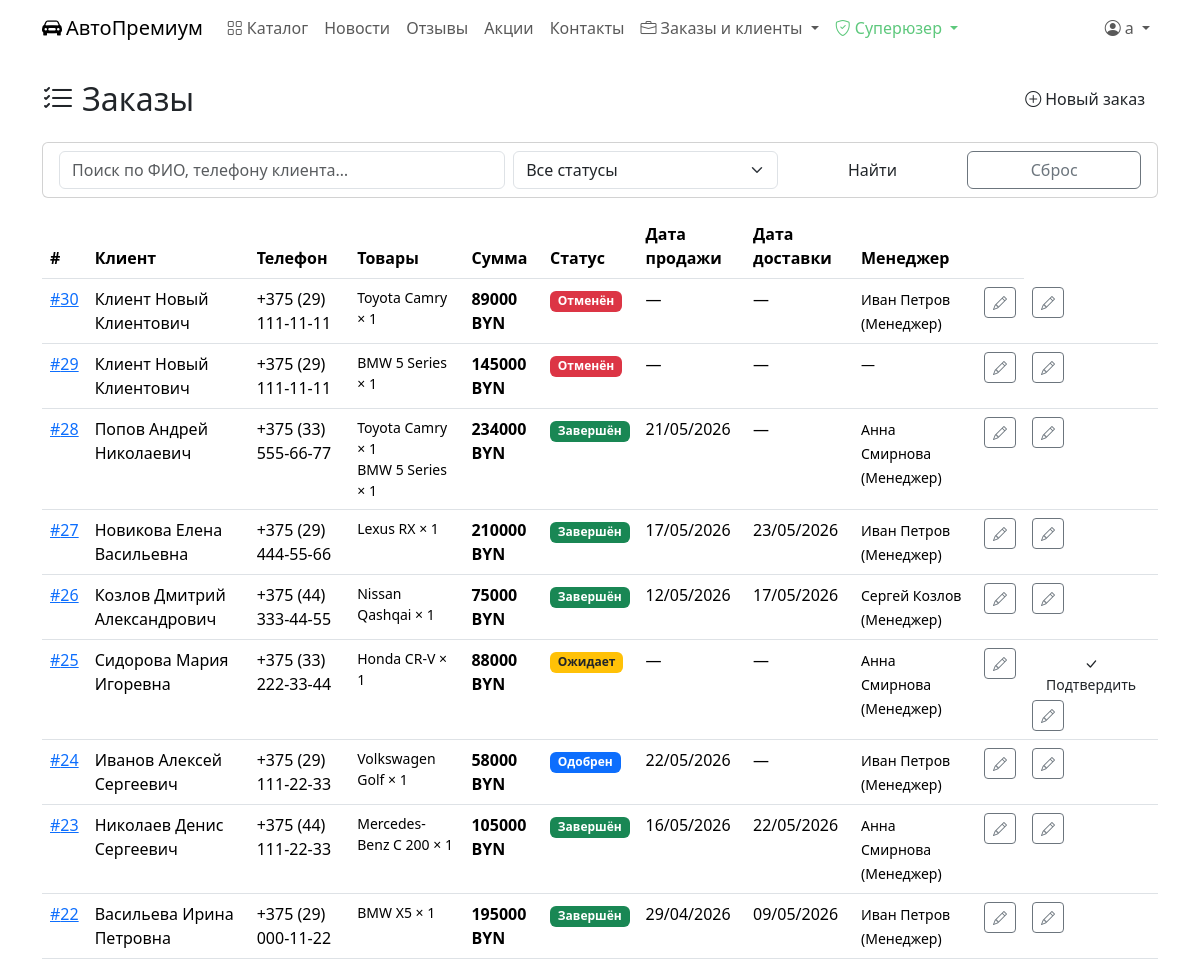
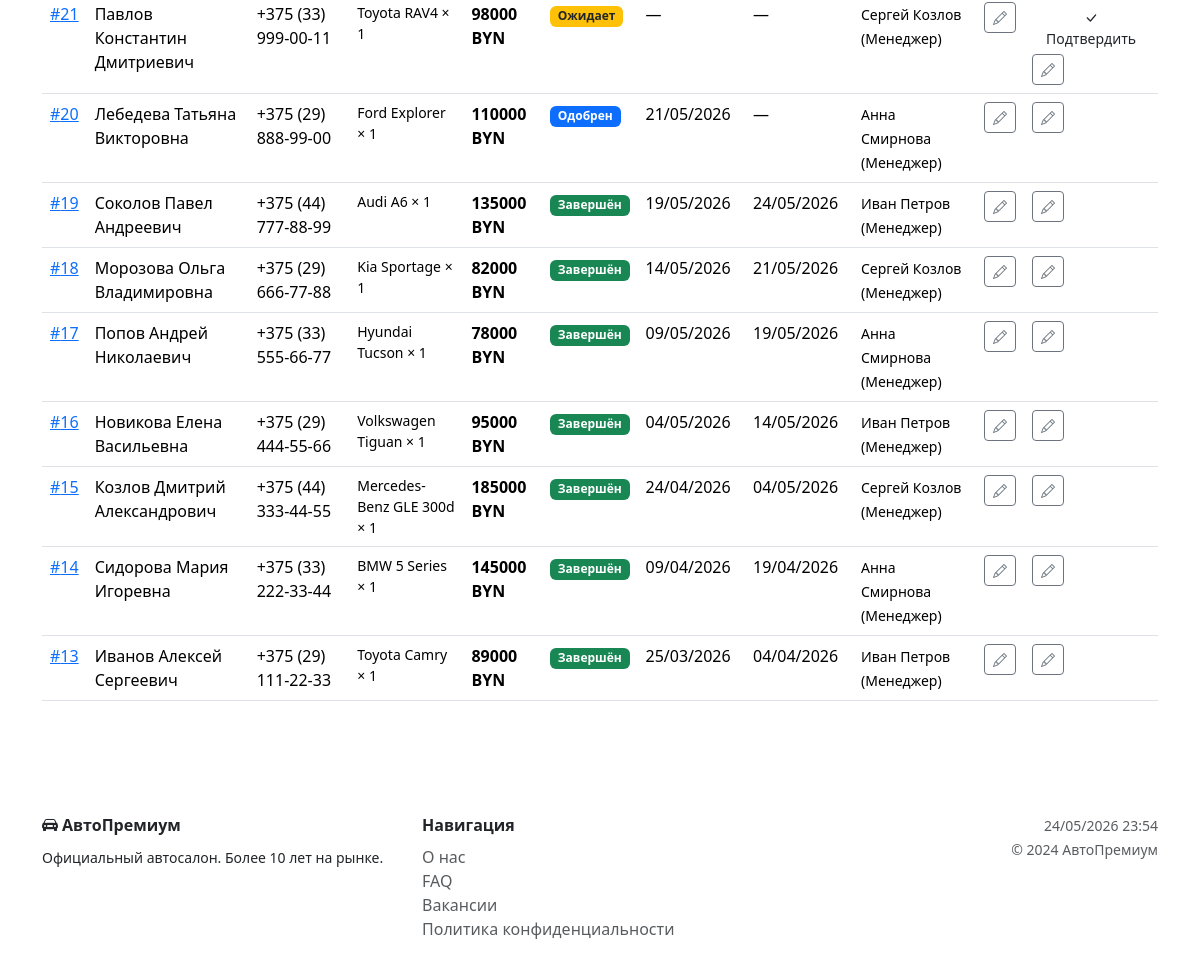
/orders/ (signed in), run on the app's committed database (2 pictures, top to bottom).
### catalog/models.py (models this page shows, shortened)
class Order(models.Model):
    STATUS_CHOICES = [
        ('pending', 'Ожидает'),
        ('approved', 'Одобрен'),
        ('completed', 'Завершён'),
        ('cancelled', 'Отменён'),
    ]
    client = models.ForeignKey(
        Client, on_delete=models.PROTECT,
        related_name='orders', verbose_name='Клиент'
    )
    employee = models.ForeignKey(
        Employee, on_delete=models.SET_NULL, null=True, blank=True,
        related_name='orders', verbose_name='Сотрудник'
    )
    status = models.CharField('Статус', max_length=15, choices=STATUS_CHOICES, default='pending')
    sale_date = models.DateField('Дата продажи', null=True, blank=True)
    delivery_date = models.DateField('Дата доставки', null=True, blank=True)
    total_amount = models.DecimalField(
        'Итоговая сумма (BYN)', max_digits=14, decimal_places=2, default=0
    )
    comment = models.TextField('Комментарий', blank=True)
    created_at = models.DateTimeField('Создан', auto_now_add=True)
    updated_at = models.DateTimeField('Изменён', auto_now=True)
    class Meta:
        verbose_name = 'Заказ'
        verbose_name_plural = 'Заказы'
        ordering = ['-created_at']

class Client(models.Model):
    user = models.OneToOneField(
        User, on_delete=models.CASCADE,
        related_name='client_profile', verbose_name='Пользователь'
    )
    last_name = models.CharField('Фамилия', max_length=100, blank=True)
    first_name = models.CharField('Имя', max_length=100, blank=True)
    patronymic = models.CharField('Отчество', max_length=100, blank=True)
    phone = models.CharField('Телефон', max_length=20, validators=[validate_phone])
    email = models.EmailField('Email')
    address = models.CharField('Адрес', max_length=255, blank=True)
    city = models.CharField('Город', max_length=100, blank=True)
    birth_date = models.DateField('Дата рождения', validators=[validate_adult])
    passport_series = models.CharField('Серия паспорта', max_length=10, blank=True)
    passport_number = models.CharField('Номер паспорта', max_length=20, blank=True)
    created_at = models.DateTimeField('Зарегистрирован', auto_now_add=True)
    class Meta:
        verbose_name = 'Клиент'
        verbose_name_plural = 'Клиенты'
        ordering = ['last_name', 'first_name']
    def full_name(self):
        parts = [self.last_name, self.first_name, self.patronymic]
        return ' '.join(p for p in parts if p) or self.user.get_full_name() or self.user.username

class OrderItem(models.Model):
    order = models.ForeignKey(
        Order, on_delete=models.CASCADE,
        related_name='items', verbose_name='Заказ'
    )
    car = models.ForeignKey(
        Car, on_delete=models.PROTECT,
        related_name='order_items', verbose_name='Автомобиль'
    )
    quantity = models.PositiveSmallIntegerField('Количество', default=1)
    unit_price = models.DecimalField(
        'Цена за единицу (BYN)', max_digits=12, decimal_places=2
    )
    class Meta:
        verbose_name = 'Позиция заказа'
        verbose_name_plural = 'Позиции заказа'

class Car(models.Model):
    TRANSMISSION_CHOICES = [
        ('MT', 'Механика'), ('AT', 'Автомат'),
        ('CVT', 'Вариатор'), ('DCT', 'Робот'),
    ]
    FUEL_CHOICES = [
        ('petrol', 'Бензин'), ('diesel', 'Дизель'),
        ('electric', 'Электро'), ('hybrid', 'Гибрид'),
    ]
    STATUS_CHOICES = [
        ('available', 'В наличии'),
        ('reserved', 'Зарезервирован'),
        ('sold', 'Продан'),
    ]
    vin = models.CharField('VIN', max_length=17, unique=True)
    name = models.CharField('Модель', max_length=200)
    manufacturer = models.ForeignKey(
        Manufacturer, on_delete=models.PROTECT,
        related_name='cars', verbose_name='Производитель'
    )
    car_type = models.ForeignKey(
        CarType, on_delete=models.PROTECT,
        related_name='cars', verbose_name='Тип кузова'
    )
    year = models.PositiveSmallIntegerField('Год выпуска')
    price = models.DecimalField('Цена (BYN)', max_digits=12, decimal_places=2)
    mileage = models.PositiveIntegerField('Пробег (км)', default=0)
    color = models.CharField('Цвет', max_length=50)
    transmission = models.CharField('Трансмиссия', max_length=3, choices=TRANSMISSION_CHOICES)
    fuel = models.CharField('Тип топлива', max_length=10, choices=FUEL_CHOICES)
    engine_volume = models.DecimalField('Объём двигателя (л)', max_digits=4, decimal_places=1)
    horsepower = models.PositiveSmallIntegerField('Мощность (л.с.)')
    description = models.TextField('Описание', blank=True)
    photo = models.ImageField('Фото', upload_to='cars/', blank=True, null=True)
    status = models.CharField('Статус', max_length=10, choices=STATUS_CHOICES, default='available')
    features = models.ManyToManyField(
        Feature, blank=True, related_name='cars', verbose_name='Опции'
    )
    created_at = models.DateTimeField('Добавлен', auto_now_add=True)
    updated_at = models.DateTimeField('Изменён', auto_now=True)
    class Meta:
        verbose_name = 'Автомобиль'
        verbose_name_plural = 'Автомобили'
        ordering = ['-created_at']

class Manufacturer(models.Model):
    name = models.CharField('Название', max_length=100)
    country = models.CharField('Страна', max_length=100)
    website = models.URLField('Сайт', blank=True)
    logo = models.ImageField('Логотип', upload_to='manufacturers/', blank=True, null=True)
    class Meta:
        verbose_name = 'Производитель'
        verbose_name_plural = 'Производители'
        ordering = ['name']

class Employee(models.Model):
    ROLE_CHOICES = [
        ('manager', 'Менеджер'),
        ('director', 'Директор'),
        ('mechanic', 'Механик'),
    ]
    user = models.OneToOneField(
        User, on_delete=models.CASCADE,
        related_name='employee_profile', verbose_name='Пользователь'
    )
    role = models.CharField('Должность', max_length=20, choices=ROLE_CHOICES, default='manager')
    phone = models.CharField('Телефон', max_length=20, validators=[validate_phone])
    birth_date = models.DateField('Дата рождения', validators=[validate_adult])
    photo = models.ImageField('Фото', upload_to='employees/', blank=True, null=True)
    hired_at = models.DateField('Дата найма', default=timezone.now)
    class Meta:
        verbose_name = 'Сотрудник'
        verbose_name_plural = 'Сотрудники'
    def __str__(self):
        return f'{self.user.get_full_name()} ({self.get_role_display()})'

### catalog/views.py (the view)
# urls.py: path('orders/', views.order_list, name='order_list'),
@login_required
def order_list(request):
    if request.user.is_superuser:
        orders = Order.objects.select_related('client', 'employee').prefetch_related('items__car__manufacturer')
    elif hasattr(request.user, 'employee_profile'):
        orders = Order.objects.select_related('client', 'employee').prefetch_related('items__car')
    else:
        return redirect('my_orders')
    status = request.GET.get('status', '')
    q      = request.GET.get('q', '')
    if status:
        orders = orders.filter(status=status)
    if q:
        orders = orders.filter(
            Q(client__last_name__icontains=q) |
            Q(client__first_name__icontains=q) |
            Q(client__phone__icontains=q)
        )
    return render(request, 'catalog/order_list.html', {
        'orders':          orders.order_by('-created_at'),
        'status_choices':  Order.STATUS_CHOICES,
        'current_status':  status,
        'q':               q,
    })

### templates/catalog/order_list.html (shortened to what this page needs)
{% extends 'base.html' %}
{% block content %}
<div class="d-flex justify-content-between align-items-center mb-4">
  <h2 class="text-gold mb-0"><i class="bi bi-list-check me-2"></i>Заказы</h2>
  <a href="{% url 'order_create' %}" class="btn btn-gold">
    <i class="bi bi-plus-circle me-1"></i>Новый заказ
  </a>
</div>
<form method="get" class="card mb-3">
  <div class="card-body py-2">
    <div class="row g-2 align-items-center">
      <div class="col-md-5">
        <input type="text" name="q" value="{{ q }}" class="form-control"
               placeholder="Поиск по ФИО, телефону клиента…">
      </div>
      <div class="col-md-3">
        <select name="status" class="form-select">
          <option value="">Все статусы</option>
        </select>
      </div>
      <div class="col-md-2">
        <button type="submit" class="btn btn-gold w-100">Найти</button>
      </div>
      <div class="col-md-2">
        <a href="{% url 'order_list' %}" class="btn btn-outline-secondary w-100">Сброс</a>
      </div>
    </div>
  </div>
</form>
<div class="table-responsive">
  <table class="table">
    <thead>
      <tr>
        <th>#</th><th>Клиент</th><th>Телефон</th><th>Товары</th>
        <th>Сумма</th><th>Статус</th><th>Дата продажи</th><th>Дата доставки</th><th>Менеджер</th><th></th>
      </tr>
    </thead>
    <tbody>
      {% for order in orders %}
      <tr>
        <td><a href="{% url 'order_detail' order.pk %}">#{{ order.pk }}</a></td>
        <td>{{ order.client.full_name }}</td>
        <td>{{ order.client.phone }}</td>
        <td>
          {% for item in order.items.all %}
          <small class="d-block">{{ item.car.manufacturer.name }} {{ item.car.name }} × {{ item.quantity }}</small>
          {% empty %}<small class="text-muted">—</small>{% endfor %}
        </td>
        <td class="text-gold fw-bold">{{ order.total_amount|floatformat:0 }} BYN</td>
        <td>
          <span class="badge {% if order.status == 'completed' %}bg-success{% elif order.status == 'approved' %}bg-primary{% elif order.status == 'cancelled' %}bg-danger{% else %}bg-warning text-dark{% endif %}">
            {{ order.get_status_display }}
          </span>
        </td>
        <td>{{ order.sale_date|date:"d/m/Y"|default:"—" }}</td>
        <td>{{ order.delivery_date|date:"d/m/Y"|default:"—" }}</td>
        <td><small>{{ order.employee|default:"—" }}</small></td>
        <td>
          <a href="{% url 'order_update' order.pk %}" class="btn btn-outline-secondary btn-sm">
            <i class="bi bi-pencil"></i>
          </a>
        </td>
        <td>
    {% if order.status == 'pending' %}
      <a href="{% url 'order_confirm' order.pk %}" class="btn btn-sm btn-gold">
        <i class="bi bi-check-lg"></i> Подтвердить
      </a>
    {% endif %}
    <a href="{% url 'order_update' order.pk %}" class="btn btn-outline-secondary btn-sm">
      <i class="bi bi-pencil"></i>
    </a>
  </td>
      </tr>
      {% empty %}
      <tr><td colspan="10" class="text-center text-muted py-4">Заказов нет</td></tr>
      {% endfor %}
    </tbody>
  </table>
</div>
{% endblock %}

### templates/base.html (shortened to what this page needs)
<!DOCTYPE html>
<html lang="ru">
<head>
  <link href="https://cdn.jsdelivr.net/npm/bootstrap@5.3.2/dist/css/bootstrap.min.css" rel="stylesheet">
  <link href="https://cdn.jsdelivr.net/npm/bootstrap-icons@1.11.1/font/bootstrap-icons.css" rel="stylesheet">
</head>
<body>
<nav class="navbar navbar-expand-lg sticky-top">
  <div class="container">
    <a class="navbar-brand" href="{% url 'index' %}">
      <i class="bi bi-car-front-fill me-1"></i>АвтоПремиум
    </a>
    <div class="collapse navbar-collapse" id="nav">
      <ul class="navbar-nav me-auto">
        <li class="nav-item"><a class="nav-link" href="{% url 'car_list' %}"><i class="bi bi-grid me-1"></i>Каталог</a></li>
        <li class="nav-item"><a class="nav-link" href="{% url 'news_list' %}">Новости</a></li>
        <li class="nav-item"><a class="nav-link" href="{% url 'reviews_list' %}">Отзывы</a></li>
        <li class="nav-item"><a class="nav-link" href="{% url 'promos' %}">Акции</a></li>
        <li class="nav-item"><a class="nav-link" href="{% url 'contacts' %}">Контакты</a></li>
{% if user.is_staff %}
<li class="nav-item dropdown">
  <a class="nav-link dropdown-toggle text-gold" href="#" data-bs-toggle="dropdown">
    <i class="bi bi-briefcase me-1"></i>Заказы и клиенты
  </a>
</li>
{% endif %}
        {% if user.is_superuser %}
        <li class="nav-item dropdown">
          <a class="nav-link dropdown-toggle" style="color:#5dc87c !important;" href="#" data-bs-toggle="dropdown">
            <i class="bi bi-shield-check me-1"></i>Суперюзер
          </a>
        </li>
        {% endif %}
      </ul>
      <ul class="navbar-nav">
        {% if user.is_authenticated %}
        <li class="nav-item dropdown">
          <a class="nav-link dropdown-toggle" href="#" data-bs-toggle="dropdown">
            <i class="bi bi-person-circle me-1"></i>{{ user.get_full_name|default:user.username }}
          </a>
        </li>
        {% else %}
        <li class="nav-item"><a class="nav-link" href="{% url 'login' %}"><i class="bi bi-box-arrow-in-right me-1"></i>Войти</a></li>
        <li class="nav-item"><a class="btn btn-gold ms-2 nav-link px-3" href="{% url 'register' %}">Регистрация</a></li>
        {% endif %}
      </ul>
    </div>
  </div>
</nav>
<main class="py-4">
  <div class="container">
    {% block content %}{% endblock %}
  </div>
</main>
<footer class="footer py-4 mt-5">
  <div class="container">
    <div class="row">
      <div class="col-md-4">
        <div class="text-gold fw-bold mb-2"><i class="bi bi-car-front-fill me-1"></i>АвтоПремиум</div>
        <small>Официальный автосалон. Более 10 лет на рынке.</small>
      </div>
      <div class="col-md-4">
        <div class="fw-bold mb-2">Навигация</div>
        <div><a href="{% url 'about' %}" class="text-muted text-decoration-none">О нас</a></div>
        <div><a href="{% url 'faq' %}" class="text-muted text-decoration-none">FAQ</a></div>
        <div><a href="{% url 'vacancies' %}" class="text-muted text-decoration-none">Вакансии</a></div>
        <div><a href="{% url 'privacy' %}" class="text-muted text-decoration-none">Политика конфиденциальности</a></div>
      </div>
      <div class="col-md-4 text-md-end">
        <small class="text-muted">{% now "d/m/Y H:i" %}</small><br>
        <small class="text-muted">© 2024 АвтоПремиум</small>
      </div>
    </div>
  </div>
</footer>
</body>
</html>

### data on the page
Order: pk "30", client.full_name "Клиент Новый Клиентович", client.phone "+375 (29) 111-11-11", total_amount "89000", status "Отменён", sale_date "—", delivery_date "—", employee "Иван Петров (Менеджер)"
OrderItem: car.manufacturer.name "Toyota", car.name "Camry", quantity "1"
Order: pk "29", client.full_name "Клиент Новый Клиентович", client.phone "+375 (29) 111-11-11", total_amount "145000", status "Отменён", sale_date "—", delivery_date "—", employee "—"
OrderItem: car.manufacturer.name "BMW", car.name "5 Series", quantity "1"
Order: pk "28", client.full_name "Попов Андрей Николаевич", client.phone "+375 (33) 555-66-77", total_amount "234000", status "Завершён", sale_date "21/05/2026", delivery_date "—", employee "Анна Смирнова (Менеджер)"
OrderItem: car.manufacturer.name "Toyota", car.name "Camry", quantity "1"
OrderItem: car.manufacturer.name "BMW", car.name "5 Series", quantity "1"
Order: pk "27", client.full_name "Новикова Елена Васильевна", client.phone "+375 (29) 444-55-66", total_amount "210000", status "Завершён", sale_date "17/05/2026", delivery_date "23/05/2026", employee "Иван Петров (Менеджер)"
OrderItem: car.manufacturer.name "Lexus", car.name "RX", quantity "1"
Order: pk "26", client.full_name "Козлов Дмитрий Александрович", client.phone "+375 (44) 333-44-55", total_amount "75000", status "Завершён", sale_date "12/05/2026", delivery_date "17/05/2026", employee "Сергей Козлов (Менеджер)"
OrderItem: car.manufacturer.name "Nissan", car.name "Qashqai", quantity "1"
Order: pk "25", client.full_name "Сидорова Мария Игоревна", client.phone "+375 (33) 222-33-44", total_amount "88000", status "Ожидает", sale_date "—", delivery_date "—", employee "Анна Смирнова (Менеджер)", shows "Подтвердить"
OrderItem: car.manufacturer.name "Honda", car.name "CR-V", quantity "1"
Order: pk "24", client.full_name "Иванов Алексей Сергеевич", client.phone "+375 (29) 111-22-33", total_amount "58000", status "Одобрен", sale_date "22/05/2026", delivery_date "—", employee "Иван Петров (Менеджер)"
OrderItem: car.manufacturer.name "Volkswagen", car.name "Golf", quantity "1"
Order: pk "23", client.full_name "Николаев Денис Сергеевич", client.phone "+375 (44) 111-22-33", total_amount "105000", status "Завершён", sale_date "16/05/2026", delivery_date "22/05/2026", employee "Анна Смирнова (Менеджер)"
OrderItem: car.manufacturer.name "Mercedes-Benz", car.name "C 200", quantity "1"
Order: pk "22", client.full_name "Васильева Ирина Петровна", client.phone "+375 (29) 000-11-22", total_amount "195000", status "Завершён", sale_date "29/04/2026", delivery_date "09/05/2026", employee "Иван Петров (Менеджер)"
OrderItem: car.manufacturer.name "BMW", car.name "X5", quantity "1"
Order: pk "21", client.full_name "Павлов Константин Дмитриевич", client.phone "+375 (33) 999-00-11", total_amount "98000", status "Ожидает", sale_date "—", delivery_date "—", employee "Сергей Козлов (Менеджер)", shows "Подтвердить"
OrderItem: car.manufacturer.name "Toyota", car.name "RAV4", quantity "1"
Order: pk "20", client.full_name "Лебедева Татьяна Викторовна", client.phone "+375 (29) 888-99-00", total_amount "110000", status "Одобрен", sale_date "21/05/2026", delivery_date "—", employee "Анна Смирнова (Менеджер)"
OrderItem: car.manufacturer.name "Ford", car.name "Explorer", quantity "1"
Order: pk "19", client.full_name "Соколов Павел Андреевич", client.phone "+375 (44) 777-88-99", total_amount "135000", status "Завершён", sale_date "19/05/2026", delivery_date "24/05/2026", employee "Иван Петров (Менеджер)"
OrderItem: car.manufacturer.name "Audi", car.name "A6", quantity "1"
Order: pk "18", client.full_name "Морозова Ольга Владимировна", client.phone "+375 (29) 666-77-88", total_amount "82000", status "Завершён", sale_date "14/05/2026", delivery_date "21/05/2026", employee "Сергей Козлов (Менеджер)"
OrderItem: car.manufacturer.name "Kia", car.name "Sportage", quantity "1"
Order: pk "17", client.full_name "Попов Андрей Николаевич", client.phone "+375 (33) 555-66-77", total_amount "78000", status "Завершён", sale_date "09/05/2026", delivery_date "19/05/2026", employee "Анна Смирнова (Менеджер)"
OrderItem: car.manufacturer.name "Hyundai", car.name "Tucson", quantity "1"
Order: pk "16", client.full_name "Новикова Елена Васильевна", client.phone "+375 (29) 444-55-66", total_amount "95000", status "Завершён", sale_date "04/05/2026", delivery_date "14/05/2026", employee "Иван Петров (Менеджер)"
OrderItem: car.manufacturer.name "Volkswagen", car.name "Tiguan", quantity "1"
Order: pk "15", client.full_name "Козлов Дмитрий Александрович", client.phone "+375 (44) 333-44-55", total_amount "185000", status "Завершён", sale_date "24/04/2026", delivery_date "04/05/2026", employee "Сергей Козлов (Менеджер)"
OrderItem: car.manufacturer.name "Mercedes-Benz", car.name "GLE 300d", quantity "1"
Order: pk "14", client.full_name "Сидорова Мария Игоревна", client.phone "+375 (33) 222-33-44", total_amount "145000", status "Завершён", sale_date "09/04/2026", delivery_date "19/04/2026", employee "Анна Смирнова (Менеджер)"
OrderItem: car.manufacturer.name "BMW", car.name "5 Series", quantity "1"
Order: pk "13", client.full_name "Иванов Алексей Сергеевич", client.phone "+375 (29) 111-22-33", total_amount "89000", status "Завершён", sale_date "25/03/2026", delivery_date "04/04/2026", employee "Иван Петров (Менеджер)"
OrderItem: car.manufacturer.name "Toyota", car.name "Camry", quantity "1"

### other printed values
{{ user.get_full_name|default:user.username }} "a"
